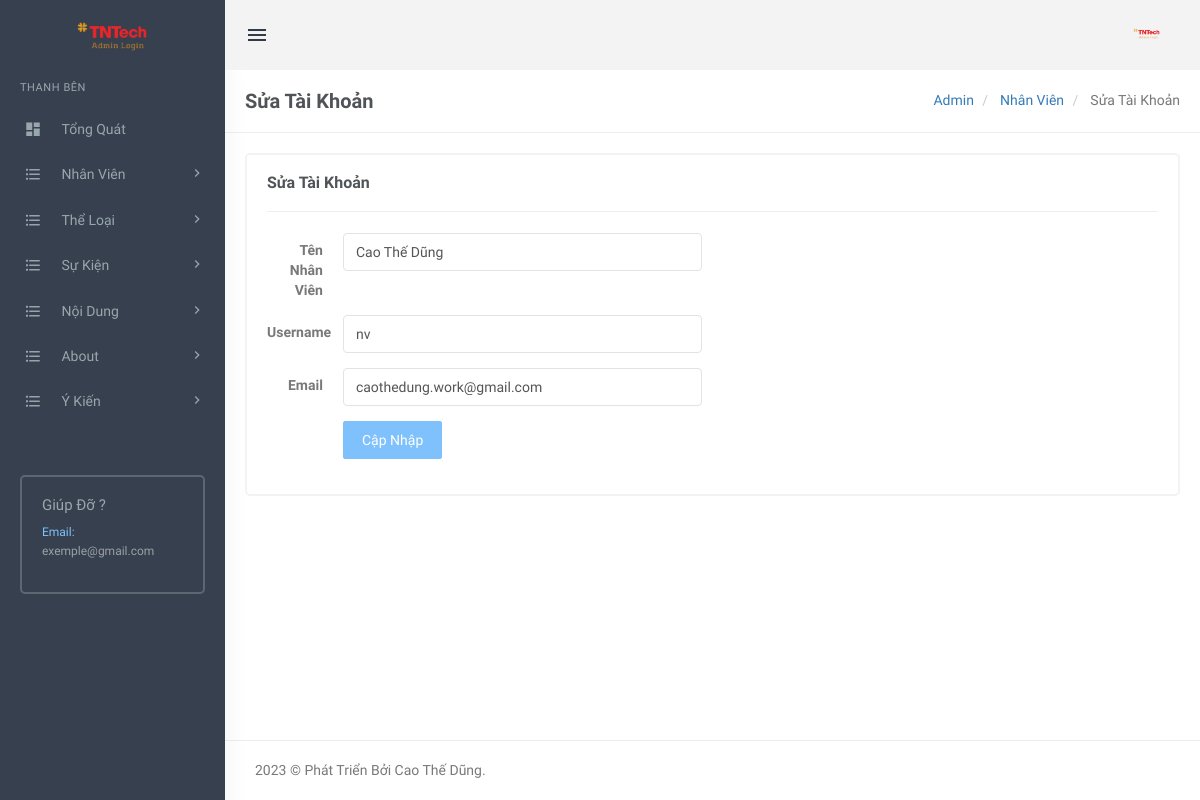
Page /sukien1/admin/edit-nv.php?cid=2 (signed in) on the committed database.
### tables this page shows
CREATE TABLE `tblnv` (
  `id` int(11) NOT NULL,
  `NvUserName` varchar(255) NOT NULL,
  `NvPassword` varchar(255) NOT NULL,
  `NvEmailId` varchar(255) NOT NULL,
  `Is_Active` int(11) NOT NULL,
  `SendEmail` tinyint(4) NOT NULL,
  `NvName` varchar(255) NOT NULL
);

### sukien1/admin/edit-nv.php (the view, shortened to what this page needs)
<?php
include('includes/config.php');
if(strlen($_SESSION['login'])==0)
  {
header('location:index.php');
}
else{
?>
<!DOCTYPE html>
<html lang="en">
    <head>
        <link href="assets/css/bootstrap.min.css" rel="stylesheet" type="text/css" />
        <link href="assets/css/core.css" rel="stylesheet" type="text/css" />
        <link href="assets/css/components.css" rel="stylesheet" type="text/css" />
        <link href="assets/css/icons.css" rel="stylesheet" type="text/css" />
        <link href="assets/css/pages.css" rel="stylesheet" type="text/css" />
        <link href="assets/css/menu.css" rel="stylesheet" type="text/css" />
        <link href="assets/css/responsive.css" rel="stylesheet" type="text/css" />
		<link rel="stylesheet" href="../plugins/switchery/switchery.min.css">
    </head>
    <body class="fixed-left">
        <div id="wrapper">
 <?php include('includes/topheader.php');?>
           <?php include('includes/leftsidebar.php');?>
            <div class="content-page">
                <div class="content">
                    <div class="container">
                        <div class="row">
							<div class="col-xs-12">
								<div class="page-title-box">
                                    <h4 class="page-title">Sửa Tài Khoản</h4>
                                    <ol class="breadcrumb p-0 m-0">
                                        <li>
                                            <a href="#">Admin</a>
                                        </li>
                                        <li>
                                            <a href="#">Nhân Viên </a>
                                        </li>
                                        <li class="active">
                                            Sửa Tài Khoản
                                        </li>
                                    </ol>
                                    <div class="clearfix"></div>
                                </div>
							</div>
						</div>
                        <div class="row">
                            <div class="col-sm-12">
                                <div class="card-box">
                                    <h4 class="m-t-0 header-title"><b>Sửa Tài Khoản </b></h4>
                                    <hr />
<div class="row">
<div class="col-sm-6">
</div>
</div>
<?php
$catid=intval($_GET['cid']);
$query=mysqli_query($con,"Select id,NvUsername,NvEmailId,NvName from  tblnv where Is_Active=1 and id='$catid'");
while($row=mysqli_fetch_array($query))
{
?>
                        			<div class="row">
                        				<div class="col-md-6">
                        					<form class="form-horizontal" name="username" method="post">
                                            <div class="form-group">
	                                                <label class="col-md-2 control-label">Tên Nhân Viên</label>
	                                                <div class="col-md-10">
	                                                    <input type="text" class="form-control" value="<?php echo htmlentities($row['NvName']);?>" name="name" required>
	                                                </div>
	                                            </div>
	                                            <div class="form-group">
	                                                <label class="col-md-2 control-label">Username</label>
	                                                <div class="col-md-10">
	                                                    <input type="text" class="form-control" value="<?php echo htmlentities($row['NvUsername']);?>" name="username" required>
	                                                </div>
	                                            </div>
	                                            <div class="form-group">
	                                                <label class="col-md-2 control-label">Email</label>
	                                                <div class="col-md-10">
	                                                    <input type="email" class="form-control" value="<?php echo htmlentities($row['NvEmailId']);?>" name="email" required>
	                                                </div>
	                                            </div>
<?php } ?>
        <div class="form-group">
                                                    <label class="col-md-2 control-label">&nbsp;</label>
                                                    <div class="col-md-10">
                                                <button type="submit" class="btn btn-custom waves-effect waves-light btn-md" name="submit">
                                                    Cập Nhập
                                                </button>
                                                    </div>
                                                </div>
	                                        </form>
                        				</div>
                        			</div>
                                </div>
                            </div>
                        </div>
                    </div>
                </div>
<?php include('includes/footer.php');?>
            </div>
        </div>
    </body>
</html>
<?php } ?>

### sukien1/admin/assets/css/core.css (style rules this page uses)
body { font-family: 'Varela Round', sans-serif; margin: 0; padding-bottom: 60px; overflow-x: hidden; color: #797979; }
html { position: relative; min-height: 100%; }
.h1, .h2, .h3, .h4, .h5, .h6, h1, h2, h3, h4, h5, h6 { color: #505458; font-family: 'Hind Madurai', sans-serif; margin: 10px 0; }
* { outline: none !important; }
b, strong { font-weight: 600; font-family: 'Hind Madurai', sans-serif; }
.container { width: auto; }
#wrapper { height: 100%; overflow: hidden; width: 100%; }
.p-0 { padding: 0 !important; }
.m-0 { margin: 0 !important; }
.m-t-0 { margin-top: 0 !important; }
.card-box { padding: 20px; border: 2px solid #f3f3f3; -webkit-border-radius: 5px; border-radius: 5px; -moz-border-radius: 5px; background-clip: padding-box; margin-bottom: 20px; background-color: #ffffff; }
.row { margin-right: -10px; margin-left: -10px; }
.col-lg-1, .col-lg-10, .col-lg-11, .col-lg-12, .col-lg-2, .col-lg-3, .col-lg-4, .col-lg-5, .col-lg-6, .col-lg-7, .col-lg-8, .col-lg-9, .col-md-1, .col-md-10, .col-md-11, .col-md-12, .col-md-2, .col-md-3, .col-md-4, .col-md-5, .col-md-6, .col-md-7, .col-md-8, .col-md-9, .col-sm-1, .col-sm-10, .col-sm-11, .col-sm-12, .col-sm-2, .col-sm-3, .col-sm-4, .col-sm-5, .col-sm-6, .col-sm-7, .col-sm-8, .col-sm-9, .col-xs-1, .col-xs-10, .col-xs-11, .col-xs-12, .col-xs-2, .col-xs-3, .col-xs-4, .col-xs-5, .col-xs-6, .col-xs-7, .col-xs-8, .col-xs-9 { padding-left: 10px; padding-right: 10px; }
.breadcrumb { background-color: transparent; margin-bottom: 15px; padding-top: 10px; padding-left: 0; }
.waves-effect { position: relative; cursor: pointer; display: inline-block; overflow: hidden; -webkit-user-select: none; -moz-user-select: none; -ms-user-select: none; user-select: none; -webkit-tap-highlight-color: transparent; vertical-align: middle; z-index: 1; will-change: opacity, transform; -webkit-transition: all 0.3s ease-out; -moz-transition: all 0.3s ease-out; -o-transition: all 0.3s ease-out; -ms-transition: all 0.3s ease-out; transition: all 0.3s ease-out; }

### sukien1/admin/assets/css/menu.css (style rules this page uses)
.content-page { margin-left: 225px; overflow: hidden; }
.content-page .content { padding: 0 5px 10px 5px; margin-top: 70px; }
.page-title { font-size: 20px; margin-bottom: 0; margin-top: 0; font-weight: 600; }
.header-title { font-size: 16px; line-height: 16px; margin-bottom: 8px; font-weight: 600; }
.page-title-box { padding: 20px; border-bottom: 1px solid #eee; margin: 0 -20px 20px -20px; }
.page-title-box .page-title { margin-bottom: 0; float: left; }
.page-title-box .breadcrumb { float: right; background-color: transparent !important; }

### rows in the picture
tblnv: name "Cao Thế Dũng", username "nv", email "caothedung.work@gmail.com"
